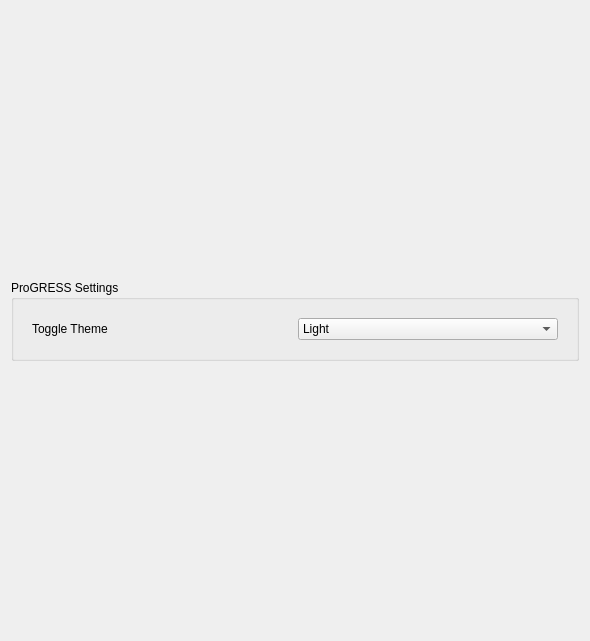
<?xml version="1.0" encoding="UTF-8"?>
<ui version="4.0">
 <class>SettingsPage</class>
 <widget class="QWidget" name="SettingsPage">
  <property name="geometry">
   <rect>
    <x>0</x>
    <y>0</y>
    <width>590</width>
    <height>641</height>
   </rect>
  </property>
  <property name="windowTitle">
   <string>Form</string>
  </property>
  <layout class="QVBoxLayout" name="verticalLayout">
   <item>
    <spacer name="line_seperator_1">
     <property name="orientation">
      <enum>Qt::Vertical</enum>
     </property>
     <property name="sizeHint" stdset="0">
      <size>
       <width>20</width>
       <height>40</height>
      </size>
     </property>
    </spacer>
   </item>
   <item>
    <widget class="QGroupBox" name="groupBox">
     <property name="title">
      <string>ProGRESS Settings</string>
     </property>
     <layout class="QVBoxLayout" name="verticalLayout_2">
      <item>
       <widget class="QFrame" name="frame_theme">
        <property name="frameShape">
         <enum>QFrame::NoFrame</enum>
        </property>
        <property name="frameShadow">
         <enum>QFrame::Plain</enum>
        </property>
        <layout class="QHBoxLayout" name="horizontalLayout">
         <item>
          <widget class="QLabel" name="label_theme">
           <property name="text">
            <string>Toggle Theme</string>
           </property>
          </widget>
         </item>
         <item>
          <widget class="QComboBox" name="comboBox_theme">
           <item>
            <property name="text">
             <string>Light</string>
            </property>
           </item>
           <item>
            <property name="text">
             <string>Dark</string>
            </property>
           </item>
          </widget>
         </item>
        </layout>
       </widget>
      </item>
     </layout>
    </widget>
   </item>
   <item>
    <spacer name="line_seperator_2">
     <property name="orientation">
      <enum>Qt::Vertical</enum>
     </property>
     <property name="sizeHint" stdset="0">
      <size>
       <width>20</width>
       <height>40</height>
      </size>
     </property>
    </spacer>
   </item>
  </layout>
 </widget>
 <resources/>
 <connections/>
</ui>
